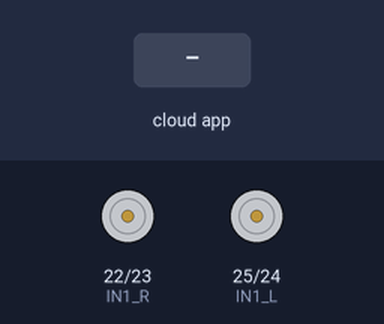
Bench run of a sketch on a simulated Arduino Mega 2560, built with avr-gcc and run on an emulated ATmega2560. On the bench: motor-driver pin pairs drawn as motors (green arrow = first pin HIGH = forward, orange = second pin HIGH = backward, longer = more drive, scaled by the enable pin). Inputs (shaded band) come from the test bench. The ROS host is connected and sends only what is stated.

Above: at 1.2 s.
1.3 s: the phone or cloud app sets linear.x to -100
At 1.7 s:
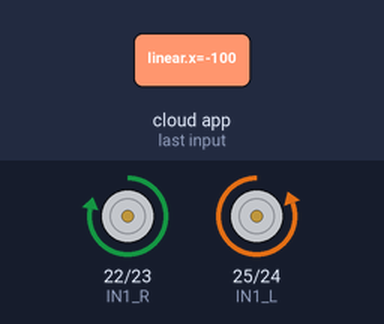
2.8 s: the phone or cloud app sets linear.x to 100
At 4.0 s:
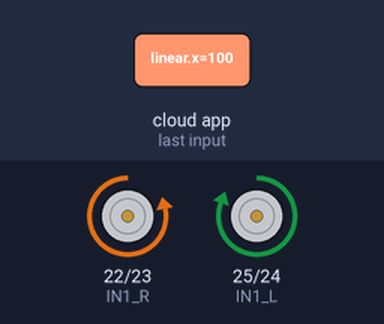
Timing chart, 0 to 5.8 s (numbered marks = the images above; inputs shaded):
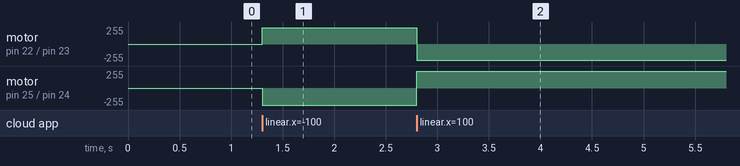

Measured:
- after the input at 1.3 s, motor on pin 22 (IN1_R) / pin 23 (IN2_R): stopped → forward 246/255 at once; motor on pin 25 (IN1_L) / pin 24 (IN2_L): stopped → backward 255/255 at once
- after the input at 2.8 s, motor on pin 22 (IN1_R) / pin 23 (IN2_R): forward 246/255 → backward 246/255 at once; motor on pin 25 (IN1_L) / pin 24 (IN2_L): backward 255/255 → forward 255/255 at once

The sketch:

mobile_robot_v2.ino
```cpp
int hexabot =0,hexabot1=0;
String command_ultra, command_encoders;
int ultraL1, ultraL2, ultraR1, ultraR2, ultraF, ultraB;
float encoderL, encoderR;
String part1_ultra, part2_ultra, part3_ultra, part4_ultra, part5_ultra, part6_ultra;
String part1_encoders, part2_encoders;
char c_ultra, c_encoders;
unsigned long previousmills = 0, currentmills = 0;
const long interval = 200;
float ultra_all[6];
/*-----------------ROS Odometry------------------------*/

  double th = 0.0;

  double vx = 0.1;
  double vy = -0.1;
  double vth = 0.1;

#include <ros.h>
#include <ros/time.h>
#include <tf/tf.h>
#include <tf/transform_broadcaster.h>
#include <sensor_msgs/LaserScan.h>
#define USE_USBCON
#include <ArduinoHardware.h>
#include <geometry_msgs/Twist.h>
#include <nav_msgs/Odometry.h>


ros::NodeHandle  nh;

geometry_msgs::TransformStamped t;
tf::TransformBroadcaster broadcaster;

sensor_msgs::LaserScan range_msg;
ros::Publisher pub_range( "/ultrasound", &range_msg);

nav_msgs::Odometry odometry_msg;
ros::Publisher pub_odom( "/odometry", &odometry_msg);

char base_link[] = "/base_link";
char odom[] = "/odom";
double theta=0, x=0, y=0;
float intens[6]={99999, 99999, 99999 ,99999, 99999,99999};


/*-------------------Functions init---------------------*/
int count = 0;
void r_ultra();
void r_encoders();
void parse_ultra(String command_ultra1);
void parse_encoders(String command_encoders1);
void t_data1();
void from_dxdy_to_xytheta(float pos_l, float pos_r);
long range_time;
char frameid[] = "/ultrasound";
void messageCb( const geometry_msgs::Twist& msg);
/*---------------------Main code------------------------*/
// Ultrasonics Nano on Serial 3
// Encoders Nano on Serial 2
// Raspberry pi on Serial 1

#define EN_L 9
#define IN1_L 25
#define IN2_L 24

#define EN_R 8
#define IN1_R 22
#define IN2_R 23

double omega_r=0, omega_l=0;
double wheel_rad = 6.5/200.0, wheel_sep = 29.5/100.0;


int lowSpeed = 220;
int highSpeed = 30;
double speed_ang=0, speed_lin=0;


void messageCb( const geometry_msgs::Twist& msg){
   speed_ang = msg.angular.z;
   speed_lin = msg.linear.x;
   omega_r = ((speed_lin/wheel_rad) + ((speed_ang*wheel_sep)/(2.0*wheel_rad)))*48.66;
   omega_l = ((speed_lin/wheel_rad) - ((speed_ang*wheel_sep)/(2.0*wheel_rad)))*48.66;
   if (omega_r >= 255) omega_r = 255;
   if (omega_r <= -255) omega_r = -255;
   if (omega_l >= 255) omega_l = 255;
   if (omega_l <= -255) omega_l = -255;


}

ros::Subscriber<geometry_msgs::Twist> sub("cmd_vel", &messageCb );

void Motors_init();
void MotorL(int Pulse_Width1);
void MotorR(int Pulse_Width2);


void setup(){
  nh.initNode();
   Motors_init();
    nh.subscribe(sub);
  broadcaster.init(nh);
  Serial3.begin(115200);
  Serial2.begin(115200);
  Serial1.begin(115200);
  nh.advertise(pub_range);
  range_msg.angle_min = -3.009;
  range_msg.angle_max = 3.18;
  range_msg.angle_increment = 1.04;
  range_msg.header.frame_id =  frameid;
  range_msg.range_min = 0.0;
  range_msg.range_max = 2.5;
  range_msg.ranges_length = 6;

}


void loop() {
  r_ultra();
  r_encoders();
   if ( millis() >= range_time ){
      int r =0;
      range_msg.ranges = ultra_all;
      range_msg.header.stamp = nh.now();
      pub_range.publish(&range_msg);
      range_time =  millis() + 50;

    }


  from_dxdy_to_xytheta(encoderL, encoderR);
  if(theta > 3.14) theta=-3.14;
  if(theta < -3.14) theta=+3.14;
  t.header.frame_id = odom;
  t.child_frame_id = base_link;

   odometry_msg.pose.pose.position.x = x;
  odometry_msg.pose.pose.position.y = y;
   odometry_msg.pose.pose.orientation = t.transform.rotation;
  t.header.stamp = nh.now();

 // t.transform.translation.x = x;
  //t.transform.translation.y = y;

  //t.transform.rotation = tf::createQuaternionFromYaw(theta);
  //t.header.stamp = nh.now();


    odometry_msg.header.stamp = nh.now();


if ( hexabot1 > 1000) {
 broadcaster.sendTransform(t);
  pub_odom.publish(&odometry_msg);
//
  hexabot1 =0 ;
    }
  hexabot1 = hexabot1 +1;

  nh.spinOnce();


if ( hexabot > 100) {
 broadcaster.sendTransform(t);
//  pub_odom.publish(&odometry_msg);
//
  hexabot =0 ;
    }
  hexabot = hexabot +1;

  nh.spinOnce();
  /*
  r_ultra();
  r_encoders();
  */
  /*MotorL(omega_l*10);
  MotorR(omega_r*10);
  nh.spinOnce();
*/
MotorL(omega_l*10);
MotorR(omega_r*10);
nh.spinOnce();
}


void Motors_init(){
  pinMode(EN_L, OUTPUT);
  pinMode(EN_R, OUTPUT);
  pinMode(IN1_L, OUTPUT);
  pinMode(IN2_L, OUTPUT);
  pinMode(IN1_R, OUTPUT);
  pinMode(IN2_R, OUTPUT);
  digitalWrite(EN_L, LOW);
  digitalWrite(EN_R, LOW);
  digitalWrite(IN1_L, LOW);
  digitalWrite(IN2_L, LOW);
  digitalWrite(IN1_R, LOW);
  digitalWrite(IN2_R, LOW);
}


void MotorL(int Pulse_Width1){

  if (Pulse_Width1 > 0){
      analogWrite(EN_L, Pulse_Width1);
      digitalWrite(IN1_L, HIGH);
      digitalWrite(IN2_L, LOW);
  }
  if (Pulse_Width1 < 0){
      Pulse_Width1=abs(Pulse_Width1);
      analogWrite(EN_L, Pulse_Width1);
      digitalWrite(IN1_L, LOW);
      digitalWrite(IN2_L, HIGH);
  }
  if (Pulse_Width1 == 0){
      analogWrite(EN_L, Pulse_Width1);
      digitalWrite(IN1_L, LOW);
      digitalWrite(IN2_L, LOW);
  }
}

void MotorR(int Pulse_Width2){

  if (Pulse_Width2 > 0){
      analogWrite(EN_R, Pulse_Width2);
      digitalWrite(IN1_R, LOW);
      digitalWrite(IN2_R, HIGH);
  }
  if (Pulse_Width2 < 0){
      Pulse_Width2=abs(Pulse_Width2);
      analogWrite(EN_R, Pulse_Width2);
      digitalWrite(IN1_R, HIGH);
      digitalWrite(IN2_R, LOW);
  }
  if (Pulse_Width2 == 0){
      analogWrite(EN_R, Pulse_Width2);
      digitalWrite(IN1_R, LOW);
      digitalWrite(IN2_R, LOW);
  }
}
/*------------------------------------Functions---------------------------------*/
// cmd_vel


//receiving from ultrasonics
void r_ultra(){
  if (Serial3.available()) {
    c_ultra = Serial3.read();

    if (c_ultra == '\n') {
      parse_ultra(command_ultra);
      command_ultra = "";
    }
    else {
      command_ultra += c_ultra;
    }
  }
}


//receiving from encoders
void r_encoders(){
  if (Serial2.available()) {
    c_encoders = Serial2.read();

    if (c_encoders == '\n') {
      parse_encoders(command_encoders);
      command_encoders = "";
    }
    else {
      command_encoders += c_encoders;
    }
  }
}


//parse Ultrasonic data
void parse_ultra(String command_ultra1){
  part1_ultra = command_ultra1.substring(0, command_ultra1.indexOf("\t"));
  command_ultra1.remove(0, command_ultra1.indexOf("\t")+1);
  part2_ultra = command_ultra1.substring(0,command_ultra1.indexOf("\t"));
  command_ultra1.remove(0, command_ultra1.indexOf("\t")+1);
  part3_ultra = command_ultra1.substring(0,command_ultra1.indexOf("\t"));
  command_ultra1.remove(0, command_ultra1.indexOf("\t")+1);
  part4_ultra = command_ultra1.substring(0,command_ultra1.indexOf("\t"));
  command_ultra1.remove(0, command_ultra1.indexOf("\t")+1);
  part5_ultra = command_ultra1.substring(0, command_ultra1.indexOf("\t"));
  command_ultra1.remove(0, command_ultra1.indexOf("\t")+1);
  part6_ultra = command_ultra1.substring(0,command_ultra1.indexOf("\n"));

  ultraL1 = part1_ultra.toFloat();
  ultraL2 = part2_ultra.toFloat();
  ultraR1 = part3_ultra.toFloat();
  ultraR2 = part4_ultra.toFloat();
  ultraF = part5_ultra.toFloat();
  ultraB = part6_ultra.toFloat();
  ultra_all[0]=ultraL1;
  ultra_all[1]=ultraL2;
  ultra_all[2]=ultraR1;
  ultra_all[3]=ultraR2;
  ultra_all[4]=ultraF;
  ultra_all[5]=ultraB;
}


//parse GPS data
void parse_encoders(String command_encoders1){
  part1_encoders = command_encoders1.substring(0, command_encoders1.indexOf("\t"));
  command_encoders1.remove(0, command_encoders1.indexOf("\t")+1);
  part2_encoders = command_encoders1.substring(0,command_encoders1.indexOf("\n"));

  encoderL = part2_encoders.toFloat();
  encoderR = part1_encoders.toFloat();
}

void t_data(){

  Serial.print(ultraL1);        //1
  Serial.print("\t");

  Serial.print(ultraL2);         //2
  Serial.print("\t");

  Serial.print(ultraR1);        //3
  Serial.print("\t");

  Serial.print(ultraR2);        //4
  Serial.print("\t");

  Serial.print(ultraF);        //5
  Serial.print("\t");

  Serial.print(ultraB);        //6
  Serial.print("\t");

  Serial.print(encoderL);        //7
  Serial.print("\t");

  Serial.print(encoderR);        //8
  Serial.println();
}

void from_dxdy_to_xytheta(float pos_l, float pos_r){

  theta = (1/0.29)*(pos_r-pos_l);

 if(theta > 3.14) theta=-3.14;
  if(theta < -3.14) theta=+3.14;

  x = 0.5*(pos_l+pos_r)*cos(theta);

  y = 0.5*(pos_l+pos_r)*sin(theta);

  }
```
